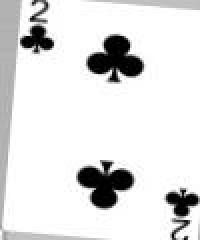
#> input picture Jungmin/augmentation/C2_0_2509.jpg, 100 x 120 px, found by its file name (shown 2 times larger)
$ jupyter execute --allow-errors '1211 rotate.ipynb'
#> lines starting #> are read from the running program, lines starting #| are printed output that depends on the picture; after the words box and inside, x2 and y2 are one past the last pixel; in counts of white or black regions, pixels touching at a corner belong together
[cell 1]
import cv2
import numpy as np
import matplotlib.pyplot as plt
import os

[cell 2]
img = cv2.imread('../au_dataset/C2_0_2509.jpg', cv2.IMREAD_GRAYSCALE)
#> img is the input picture: shape (120, 100); min 0, max 255, mean 225

[cell 3]
plt.imshow(img, cmap = 'gray')
plt.show()

[cell 4]
_,img2 = cv2.threshold(img, 200, 255, cv2.THRESH_BINARY_INV)
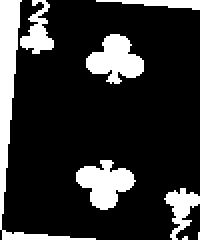
#> img2: shape (120, 100) (shown 2 times larger); 18.6% white; 8 white regions (2 under 20 px), largest, box (x1, y1, x2, y2) and area: (0, 0, 48, 120) 776, (38, 80, 68, 105) 437, (43, 17, 72, 42) 436, (10, 0, 27, 27) 224, (82, 94, 100, 120) 216, (48, 0, 100, 5) 139
plt.imshow(img2)
plt.show()

[cell 5]
plt.imshow(img2[:,:15])
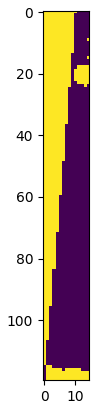
#> figure drawn by matplotlib, 1 panel

[cell 6]
height, width = img2.shape
#> height = 120; width = 100
matrix = cv2.getRotationMatrix2D((width/2, height/2), 7, 1)
dst = cv2.warpAffine(img2, matrix, (width, height))
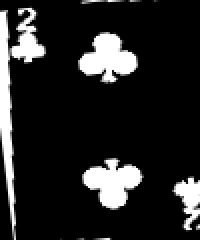
#> dst: shape (120, 100) (shown 2 times larger); min 0, max 255, mean 37.6
plt.imshow(dst)

[cell 7]
height, width = img2.shape
matrix = cv2.getRotationMatrix2D(((width-5), (height)-5), 6, 1)
dst = cv2.warpAffine(img2, matrix, (width, height))
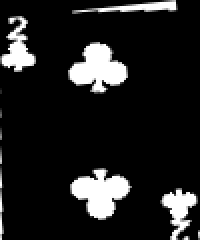
#> dst: shape (120, 100) (shown 2 times larger); min 0, max 255, mean 31.8
plt.imshow(dst)

[cell 8]
plt.imshow(img2)
plt.show()

[cell 9]
img.shape
#> Out = (120, 100)

[cell 10]
M = np.float32([[1, 0, 5], [0, 1, -5]]) # 이미지를 왼쪽으로 5, 밑으로 1 이동시킵니다.
img_translation = cv2.warpAffine(img2, M, (width,height))
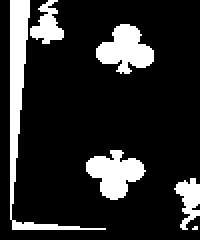
#> img_translation: shape (120, 100) (shown 2 times larger); 16.6% white; 6 white regions (1 under 20 px), largest, box (x1, y1, x2, y2) and area: (5, 0, 53, 115) 725, (43, 75, 73, 100) 437, (48, 12, 77, 37) 436, (15, 0, 32, 22) 200, (87, 89, 100, 115) 184
plt.imshow(img_translation)
plt.show()

[cell 11]
height, width = img_translation.shape
matrix = cv2.getRotationMatrix2D(((width), (height)), 6, 1)
dst = cv2.warpAffine(img_translation, matrix, (width, height))
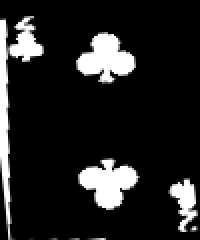
#> dst: shape (120, 100) (shown 2 times larger); min 0, max 255, mean 34.8
plt.imshow(dst)

[cell 12]
img = cv2.imread('../au_dataset/C2_0_2509.jpg', cv2.IMREAD_GRAYSCALE)
M = np.float32([[1, 0, 1], [0, 1, -5]]) # 이미지를 왼쪽으로 5, 위으로 5 이동시킵니다.
img_translation = cv2.warpAffine(img, M, (width,height))
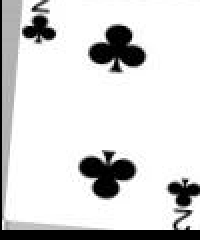
#> img_translation: shape (120, 100) (shown 2 times larger); min 0, max 255, mean 213.6
plt.imshow(img_translation,cmap = 'gray')
plt.show()

[cell 13]
height, width = img_translation.shape
matrix = cv2.getRotationMatrix2D(((width), (height)), 6, 1)
dst = cv2.warpAffine(img_translation, matrix, (width, height))
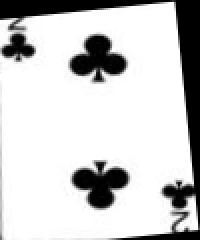
#> dst: shape (120, 100) (shown 2 times larger); min 0, max 255, mean 202.5
plt.imshow(dst,cmap = 'gray')
plt.show()

[cell 14]
C2 = cv2.imread('../dataset/card_deck1/C2.jpg', cv2.IMREAD_GRAYSCALE)
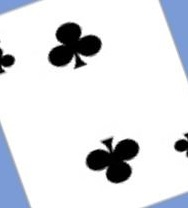
#> input picture Doh/C2.JPG, 188 x 208 px, found by its file name
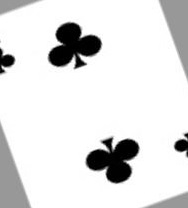
#> C2: shape (208, 188); min 0, max 255, mean 225.2
#> (the rest of this cell did not finish here and is left out)
